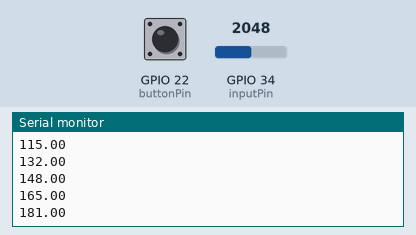
This sketch was run on a simulated ESP32. On the bench: the last lines printed to the serial monitor. The inputs (shaded band) are chosen by the test bench; at power-on: GPIO 22 (buttonPin) LOW, GPIO 34 (inputPin) = 2048. Nothing arrives over Bluetooth unless stated.

Above: at 2.2 s.
2.3 s: GPIO 22 (buttonPin) pulled HIGH for 0.15 s
At 2.31 s:
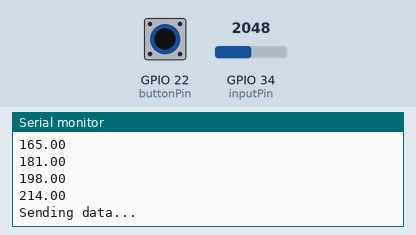
4.8 s: GPIO 34 (inputPin) set to 2866
At 4.81 s:
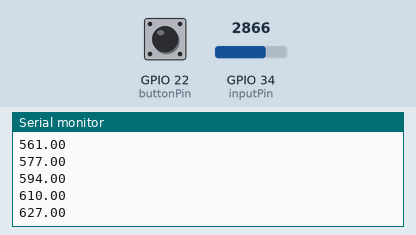
6.3 s: GPIO 34 (inputPin) set to 3603
At 6.32 s:
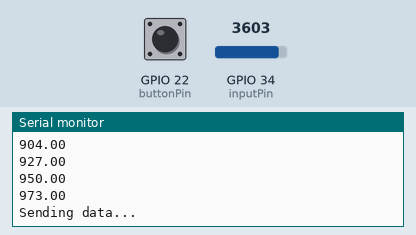
Timing chart, 0 to 9.3 s (numbered marks = the images above; inputs shaded):
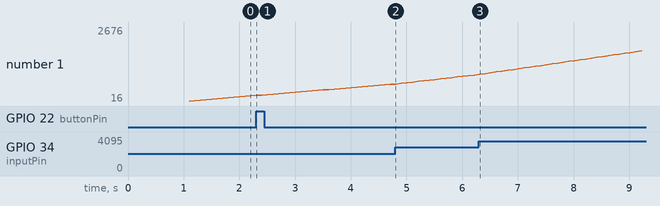

Measured:
- after the input at 2.3 s, the serial monitor: prints a new line at once (image 1)
- plotted number 1: 610 → 950 after the input at 4.8 s

The sketch:

sketch_aug22a.ino
```cpp
#include <Wire.h>

#include "BluetoothSerial.h"

#if !defined(CONFIG_BT_ENABLED) || !defined(CONFIG_BLUEDROID_ENABLED)
#error Bluetooth is not enabled! Please run `make menuconfig` to and enable it
#endif

BluetoothSerial SerialBT;
int timelap = 0;

// set pin numbers
const int buttonPin = 22;  // the number of the pushbutton pin
const int inputPin = 34;

const int numReadings  = 100;
int readings [numReadings];
int readIndex  = 0;
long total  = 0;


// variable for storing the pushbutton status
int buttonState = 0;
int time_remain = millis();


// Baud rate for debug serial
#define SERIAL_DEBUG_BAUD   115200

void setup() {
  // initialize serial for debugging
  Serial.begin(SERIAL_DEBUG_BAUD);
  SerialBT.begin("ESP32test"); //Bluetooth device name
  Serial.println("The device started, now you can pair it with bluetooth!");

  pinMode(buttonPin, INPUT);
  delay(1000);
}

void loop() {
  delay(50);
  int time_now =  millis();
  float Voltage = smooth();
  Serial.println(Voltage);

  buttonState = digitalRead(buttonPin);
  if (buttonState == HIGH) {
    time_remain = time_now + 5 * 60 * 1000;
  }

  if ((time_remain - time_now) > 0) {
    if (timelap < time_now) {
      SerialBT.print((String((5 * 60 * 1000 - (time_remain - time_now)) / 1000) + ", " + String(Voltage, 0) + ",ppb\n").c_str());
      Serial.println("Sending data...");
      timelap = time_now + 990;
    }
  }

}

long smooth() { /* function smooth */
  ////Perform average on sensor readings
  long average;
  // subtract the last reading:
  total = total - readings[readIndex];
  // read the sensor:
  readings[readIndex] = analogRead(inputPin) * 3300 / 4095;
  // add value to total:
  total = total + readings[readIndex];
  delay(50);
  // handle index
  readIndex = readIndex + 1;
  if (readIndex >= numReadings) {
    readIndex = 0;
  }
  // calculate the average:
  average = total / numReadings;
  return average;
}
```
